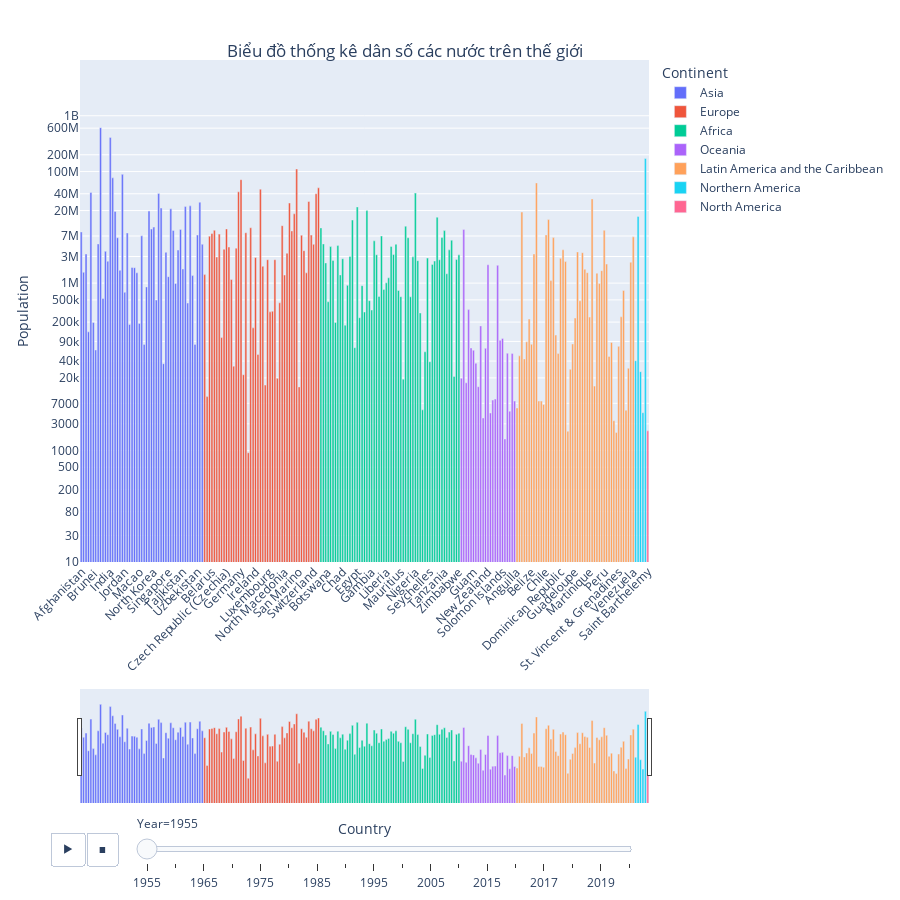

Source (notebook cell):
### Code cell
fig = px.bar(df, x="Country", y="Population", animation_frame="Year", animation_group="Country", color="Continent", log_y=True,range_y=[10,10000000000],height=900)


fig.update_layout(xaxis=dict(rangeslider=dict(visible=True)))
fig.update_xaxes(tickangle=-45)
sliders=fig['layout']['sliders']
updatemenus=fig['layout']['updatemenus']
fig['layout']['updatemenus'][0]['pad']=dict(r= 20, t= 270)
fig['layout']['sliders'][0]['pad']=dict(r= 10, t= 250)
fig.update_layout(
    yaxis={"tickmode": "array",
          "tickvals": pd.to_numeric([f"{n:.1g}" for n in np.geomspace(1, df["Population"].max(), 25)])
           })
fig.update_layout(
    title={
        'text': "Biểu đồ thống kê dân số các nước trên thế giới",
        'y':0.95,
        'x':0.45,
        'xanchor': 'center',
        'yanchor': 'top'})


fig.show()

### Figure 1 — Plotly figure (JSON) as saved in the notebook; plotly's stock layout.template omitted (floating-point values rounded to 4 significant figures)
{"data": [{"alignmentgroup": "True", "hovertemplate": "Continent=Asia<br>Year=1955<br>Country=%{x}<br>Population=%{y}<extra></extra>", "ids": ["Afghanistan", "Armenia", "Azerbaijan", "Bahrain", "Bangladesh", "Bhutan", "Brunei ", "Cambodia", "China", "Cyprus", "Georgia", "Hong Kong", "India", "Indonesia", "Iran", "Iraq", "Israel", "Japan", "Jordan", "Kazakhstan", "Kuwait", "Kyrgyzstan", "Laos", "Lebanon", "Macao", "Malaysia", "Maldives", "Mongolia", "Myanmar", "Nepal", "North Korea", "Oman", "Pakistan", "Philippines", "Qatar", "Saudi Arabia", "Singapore", "South Korea", "Sri Lanka", "State of Palestine", "Syria", "Taiwan", "Tajikistan", "Thailand", "Timor-Leste", "Turkey", "Turkmenistan", "United Arab Emirates", "Uzbekistan", "Vietnam", "Yemen"], "legendgroup": "Asia", "marker": {"color": "#636efa", "pattern": {"shape": ""}}, "name": "Asia", "offsetgroup": "Asia", "orientation": "v", "showlegend": true, "textposition": "auto", "type": "bar", "x": ["Afghanistan", "Armenia", "Azerbaijan", "Bahrain", "Bangladesh", "Bhutan", "Brunei ", "Cambodia", "China", "Cyprus", "Georgia", "Hong Kong", "India", "Indonesia", "Iran", "Iraq", "Israel", "Japan", "Jordan", "Kazakhstan", "Kuwait", "Kyrgyzstan", "Laos", "Lebanon", "Macao", "Malaysia", "Maldives", "Mongolia", "Myanmar", "Nepal", "North Korea", "Oman", "Pakistan", "Philippines", "Qatar", "Saudi Arabia", "Singapore", "South Korea", "Sri Lanka", "State of Palestine", "Syria", "Taiwan", "Tajikistan", "Thailand", "Timor-Leste", "Turkey", "Turkmenistan", "United Arab Emirates", "Uzbekistan", "Vietnam", "Yemen"], "xaxis": "x", "y": [8270991, 1563507, 3329387, 133585, 42086301, 197457, 63356, 5045288, 612241554, 529972, 3713133, 2472658, 409880595, 77273425, 19294127, 6502657, 1691878, 89018257, 682968, 7932521, 181888, 1904062, 1890854, 1532115, 189460, 7038913, 79703, 855103, 19550071, 9316916, 10086991, 495818, 40488030, 22177058, 35866, 3558155, 1305105, 21514570, 8778438, 987755, 3911501, 9189972, 1794416, 23711132, 439223, 24270600, 1364635, 79578, 7277333, 28147443, 4965574], "yaxis": "y"}, {"alignmentgroup": "True", "hovertemplate": "Continent=Europe<br>Year=1955<br>Country=%{x}<br>Population=%{y}<extra></extra>", "ids": ["Albania", "Andorra", "Austria", "Belarus", "Belgium", "Bosnia and Herzegovina", "Bulgaria", "Channel Islands", "Croatia", "Czech Republic (Czechia)", "Denmark", "Estonia", "Faeroe Islands", "Finland", "France", "Germany", "Gibraltar", "Greece", "Holy See", "Hungary", "Iceland", "Ireland", "Isle of Man", "Italy", "Latvia", "Liechtenstein", "Lithuania", "Luxembourg", "Malta", "Moldova", "Monaco", "Montenegro", "Netherlands", "North Macedonia", "Norway", "Poland", "Portugal", "Romania", "Russia", "San Marino", "Serbia", "Slovakia", "Slovenia", "Spain", "Sweden", "Switzerland", "Ukraine", "United Kingdom"], "legendgroup": "Europe", "marker": {"color": "#EF553B", "pattern": {"shape": ""}}, "name": "Europe", "offsetgroup": "Europe", "orientation": "v", "showlegend": true, "textposition": "auto", "type": "bar", "x": ["Albania", "Andorra", "Austria", "Belarus", "Belgium", "Bosnia and Herzegovina", "Bulgaria", "Channel Islands", "Croatia", "Czech Republic (Czechia)", "Denmark", "Estonia", "Faeroe Islands", "Finland", "France", "Germany", "Gibraltar", "Greece", "Holy See", "Hungary", "Iceland", "Ireland", "Isle of Man", "Italy", "Latvia", "Liechtenstein", "Lithuania", "Luxembourg", "Malta", "Moldova", "Monaco", "Montenegro", "Netherlands", "North Macedonia", "Norway", "Poland", "Portugal", "Romania", "Russia", "San Marino", "Serbia", "Slovakia", "Slovenia", "Spain", "Sweden", "Switzerland", "Ukraine", "United Kingdom"], "xaxis": "x", "y": [1419994, 9232, 6953406, 7747210, 8887274, 2936309, 7561493, 105609, 4030415, 9361772, 4440778, 1159231, 32481, 4238275, 43411367, 71537459, 22788, 8011124, 908, 9828494, 157642, 2873415, 52408, 48335578, 2001574, 14830, 2628751, 305261, 313526, 2627012, 19655, 443795, 10709630, 1392449, 3430340, 27269749, 8625532, 17483935, 111355300, 13789, 7234922, 3815402, 1527205, 29048395, 7262623, 4957066, 40019491, 51063902], "yaxis": "y"}, {"alignmentgroup": "True", "hovertemplate": "Continent=Africa<br>Year=1955<br>Country=%{x}<br>Population=%{y}<extra></extra>", "ids": ["Algeria", "Angola", "Benin", "Botswana", "Burkina Faso", "Burundi", "Cabo Verde", "Cameroon", "Central African Republic", "Chad", "Comoros", "Congo", "Côte d'Ivoire", "DR Congo", "Djibouti", "Egypt", "Equatorial Guinea", "Eritrea", "Eswatini", "Ethiopia", "Gabon", "Gambia", "Ghana", "Guinea", "Guinea-Bissau", "Kenya", "Lesotho", "Liberia", "Libya", "Madagascar", "Malawi", "Mali", "Mauritania", "Mauritius", "Mayotte", "Morocco", "Mozambique", "Namibia", "Niger", "Nigeria", "Rwanda", "Réunion", "Saint Helena", "Sao Tome & Principe", "Senegal", "Seychelles", "Sierra Leone", "Somalia", "South Africa", "South Sudan", "Sudan", "Tanzania", "Togo", "Tunisia", "Uganda", "Western Sahara", "Zambia", "Zimbabwe"], "legendgroup": "Africa", "marker": {"color": "#00cc96", "pattern": {"shape": ""}}, "name": "Africa", "offsetgroup": "Africa", "orientation": "v", "showlegend": true, "textposition": "auto", "type": "bar", "x": ["Algeria", "Angola", "Benin", "Botswana", "Burkina Faso", "Burundi", "Cabo Verde", "Cameroon", "Central African Republic", "Chad", "Comoros", "Congo", "Côte d'Ivoire", "DR Congo", "Djibouti", "Egypt", "Equatorial Guinea", "Eritrea", "Eswatini", "Ethiopia", "Gabon", "Gambia", "Ghana", "Guinea", "Guinea-Bissau", "Kenya", "Lesotho", "Liberia", "Libya", "Madagascar", "Malawi", "Mali", "Mauritania", "Mauritius", "Mayotte", "Morocco", "Mozambique", "Namibia", "Niger", "Nigeria", "Rwanda", "Réunion", "Saint Helena", "Sao Tome & Principe", "Senegal", "Seychelles", "Sierra Leone", "Somalia", "South Africa", "South Sudan", "Sudan", "Tanzania", "Togo", "Tunisia", "Uganda", "Western Sahara", "Zambia", "Zimbabwe"], "xaxis": "x", "y": [9774283, 5043247, 2303587, 463359, 4517155, 2537157, 197195, 4706995, 1401341, 2735198, 175903, 911029, 3004421, 13517513, 69589, 23223124, 239873, 899752, 303028, 19947292, 484313, 329661, 5730594, 3229649, 576136, 6987658, 766763, 1011363, 1245358, 4543542, 3270548, 4975398, 738299, 570648, 18985, 10502666, 6508398, 567847, 2955541, 41086100, 2527294, 291658, 5345, 58806, 2808225, 38955, 2165815, 2491542, 15206502, 2619712, 6549298, 8729662, 1473839, 3943540, 5888793, 21147, 2644976, 3213286], "yaxis": "y"}, {"alignmentgroup": "True", "hovertemplate": "Continent=Oceania<br>Year=1955<br>Country=%{x}<br>Population=%{y}<extra></extra>", "ids": ["American Samoa", "Australia", "Cook Islands", "Fiji", "French Polynesia", "Guam", "Kiribati", "Marshall Islands", "Micronesia", "Nauru", "New Caledonia", "New Zealand", "Niue", "Northern Mariana Islands", "Palau", "Papua New Guinea", "Samoa", "Solomon Islands", "Tokelau", "Tonga", "Tuvalu", "Vanuatu", "Wallis & Futuna"], "legendgroup": "Oceania", "marker": {"color": "#ab63fa", "pattern": {"shape": ""}}, "name": "Oceania", "offsetgroup": "Oceania", "orientation": "v", "showlegend": true, "textposition": "auto", "type": "bar", "x": ["American Samoa", "Australia", "Cook Islands", "Fiji", "French Polynesia", "Guam", "Kiribati", "Marshall Islands", "Micronesia", "Nauru", "New Caledonia", "New Zealand", "Niue", "Northern Mariana Islands", "Palau", "Papua New Guinea", "Samoa", "Solomon Islands", "Tokelau", "Tonga", "Tuvalu", "Vanuatu", "Wallis & Futuna"], "xaxis": "x", "y": [19754, 9165707, 16347, 335098, 68854, 62641, 36573, 13894, 171107, 3819, 67748, 2136391, 4694, 7985, 8322, 2086247, 94178, 102002, 1607, 55322, 5069, 54921, 7669], "yaxis": "y"}, {"alignmentgroup": "True", "hovertemplate": "Continent=Latin America and the Caribbean<br>Year=1955<br>Country=%{x}<br>Population=%{y}<extra></extra>", "ids": ["Anguilla", "Antigua and Barbuda", "Argentina", "Aruba", "Bahamas", "Barbados", "Belize", "Bolivia", "Brazil", "British Virgin Islands", "Caribbean Netherlands", "Cayman Islands", "Chile", "Colombia", "Costa Rica", "Cuba", "Curaçao", "Dominica", "Dominican Republic", "Ecuador", "El Salvador", "Falkland Islands", "French Guiana", "Grenada", "Guadeloupe", "Guatemala", "Guyana", "Haiti", "Honduras", "Jamaica", "Martinique", "Mexico", "Montserrat", "Nicaragua", "Panama", "Paraguay", "Peru", "Puerto Rico", "Saint Kitts & Nevis", "Saint Lucia", "Saint Martin", "Sint Maarten", "St. Vincent & Grenadines", "Suriname", "Trinidad and Tobago", "Turks and Caicos", "U.S. Virgin Islands", "Uruguay", "Venezuela"], "legendgroup": "Latin America and the Caribbean", "marker": {"color": "#FFA15A", "pattern": {"shape": ""}}, "name": "Latin America and the Caribbean", "offsetgroup": "Latin America and the Caribbean", "orientation": "v", "showlegend": true, "textposition": "auto", "type": "bar", "x": ["Anguilla", "Antigua and Barbuda", "Argentina", "Aruba", "Bahamas", "Barbados", "Belize", "Bolivia", "Brazil", "British Virgin Islands", "Caribbean Netherlands", "Cayman Islands", "Chile", "Colombia", "Costa Rica", "Cuba", "Curaçao", "Dominica", "Dominican Republic", "Ecuador", "El Salvador", "Falkland Islands", "French Guiana", "Grenada", "Guadeloupe", "Guatemala", "Guyana", "Haiti", "Honduras", "Jamaica", "Martinique", "Mexico", "Montserrat", "Nicaragua", "Panama", "Paraguay", "Peru", "Puerto Rico", "Saint Kitts & Nevis", "Saint Lucia", "Saint Martin", "Sint Maarten", "St. Vincent & Grenadines", "Suriname", "Trinidad and Tobago", "Turks and Caicos", "U.S. Virgin Islands", "Uruguay", "Venezuela"], "xaxis": "x", "y": [5783, 49648, 18789418, 43724, 88631, 227138, 79870, 3331036, 62533919, 7679, 7670, 6677, 7322652, 13775000, 1110087, 6539454, 116916, 54560, 2781336, 3956620, 2432880, 2204, 28490, 81103, 236064, 3625300, 482555, 3514074, 1771352, 1540956, 245675, 32350596, 14233, 1508102, 981080, 1673665, 8858389, 2195516, 48492, 86477, 3408, 2108, 73554, 249000, 739709, 5238, 29682, 2372559, 6744695], "yaxis": "y"}, {"alignmentgroup": "True", "hovertemplate": "Continent=Northern America<br>Year=1955<br>Country=%{x}<br>Population=%{y}<extra></extra>", "ids": ["Bermuda", "Canada", "Greenland", "Saint Pierre & Miquelon", "United States"], "legendgroup": "Northern America", "marker": {"color": "#19d3f3", "pattern": {"shape": ""}}, "name": "Northern America", "offsetgroup": "Northern America", "orientation": "v", "showlegend": true, "textposition": "auto", "type": "bar", "x": ["Bermuda", "Canada", "Greenland", "Saint Pierre & Miquelon", "United States"], "xaxis": "x", "y": [40708, 15673763, 25846, 4755, 171685336], "yaxis": "y"}, {"alignmentgroup": "True", "hovertemplate": "Continent=North America<br>Year=1955<br>Country=%{x}<br>Population=%{y}<extra></extra>", "ids": ["Saint Barthelemy"], "legendgroup": "North America", "marker": {"color": "#FF6692", "pattern": {"shape": ""}}, "name": "North America", "offsetgroup": "North America", "orientation": "v", "showlegend": true, "textposition": "auto", "type": "bar", "x": ["Saint Barthelemy"], "xaxis": "x", "y": [2245], "yaxis": "y"}], "layout": {"barmode": "relative", "height": 900, "legend": {"title": {"text": "Continent"}, "tracegroupgap": 0}, "margin": {"t": 60}, "sliders": [{"active": 0, "currentvalue": {"prefix": "Year="}, "len": 0.9, "pad": {"r": 10, "t": 250}, "steps": [{"args": [["1955"], {"frame": {"duration": 0, "redraw": true}, "fromcurrent": true, "mode": "immediate", "transition": {"duration": 0, "easing": "linear"}}], "label": "1955", "method": "animate"}, {"args": [["1960"], {"frame": {"duration": 0, "redraw": true}, "fromcurrent": true, "mode": "immediate", "transition": {"duration": 0, "easing": "linear"}}], "label": "1960", "method": "animate"}, {"args": [["1965"], {"frame": {"duration": 0, "redraw": true}, "fromcurrent": true, "mode": "immediate", "transition": {"duration": 0, "easing": "linear"}}], "label": "1965", "method": "animate"}, {"args": [["1970"], {"frame": {"duration": 0, "redraw": true}, "fromcurrent": true, "mode": "immediate", "transition": {"duration": 0, "easing": "linear"}}], "label": "1970", "method": "animate"}, {"args": [["1975"], {"frame": {"duration": 0, "redraw": true}, "fromcurrent": true, "mode": "immediate", "transition": {"duration": 0, "easing": "linear"}}], "label": "1975", "method": "animate"}, {"args": [["1980"], {"frame": {"duration": 0, "redraw": true}, "fromcurrent": true, "mode": "immediate", "transition": {"duration": 0, "easing": "linear"}}], "label": "1980", "method": "animate"}, {"args": [["1985"], {"frame": {"duration": 0, "redraw": true}, "fromcurrent": true, "mode": "immediate", "transition": {"duration": 0, "easing": "linear"}}], "label": "1985", "method": "animate"}, {"args": [["1990"], {"frame": {"duration": 0, "redraw": true}, "fromcurrent": true, "mode": "immediate", "transition": {"duration": 0, "easing": "linear"}}], "label": "1990", "method": "animate"}, {"args": [["1995"], {"frame": {"duration": 0, "redraw": true}, "fromcurrent": true, "mode": "immediate", "transition": {"duration": 0, "easing": "linear"}}], "label": "1995", "method": "animate"}, {"args": [["2000"], {"frame": {"duration": 0, "redraw": true}, "fromcurrent": true, "mode": "immediate", "transition": {"duration": 0, "easing": "linear"}}], "label": "2000", "method": "animate"}, {"args": [["2005"], {"frame": {"duration": 0, "redraw": true}, "fromcurrent": true, "mode": "immediate", "transition": {"duration": 0, "easing": "linear"}}], "label": "2005", "method": "animate"}, {"args": [["2010"], {"frame": {"duration": 0, "redraw": true}, "fromcurrent": true, "mode": "immediate", "transition": {"duration": 0, "easing": "linear"}}], "label": "2010", "method": "animate"}, {"args": [["2015"], {"frame": {"duration": 0, "redraw": true}, "fromcurrent": true, "mode": "immediate", "transition": {"duration": 0, "easing": "linear"}}], "label": "2015", "method": "animate"}, {"args": [["2016"], {"frame": {"duration": 0, "redraw": true}, "fromcurrent": true, "mode": "immediate", "transition": {"duration": 0, "easing": "linear"}}], "label": "2016", "method": "animate"}, {"args": [["2017"], {"frame": {"duration": 0, "redraw": true}, "fromcurrent": true, "mode": "immediate", "transition": {"duration": 0, "easing": "linear"}}], "label": "2017", "method": "animate"}, {"args": [["2018"], {"frame": {"duration": 0, "redraw": true}, "fromcurrent": true, "mode": "immediate", "transition": {"duration": 0, "easing": "linear"}}], "label": "2018", "method": "animate"}, {"args": [["2019"], {"frame": {"duration": 0, "redraw": true}, "fromcurrent": true, "mode": "immediate", "transition": {"duration": 0, "easing": "linear"}}], "label": "2019", "method": "animate"}, {"args": [["2020"], {"frame": {"duration": 0, "redraw": true}, "fromcurrent": true, "mode": "immediate", "transition": {"duration": 0, "easing": "linear"}}], "label": "2020", "method": "animate"}], "x": 0.1, "xanchor": "left", "y": 0, "yanchor": "top"}], "title": {"text": "Biểu đồ thống kê dân số các nước trên thế giới", "x": 0.45, "xanchor": "center", "y": 0.95, "yanchor": "top"}, "updatemenus": [{"buttons": [{"args": [null, {"frame": {"duration": 500, "redraw": true}, "fromcurrent": true, "mode": "immediate", "transition": {"duration": 500, "easing": "linear"}}], "label": "&#9654;", "method": "animate"}, {"args": [[null], {"frame": {"duration": 0, "redraw": true}, "fromcurrent": true, "mode": "immediate", "transition": {"duration": 0, "easing": "linear"}}], "label": "&#9724;", "method": "animate"}], "direction": "left", "pad": {"r": 20, "t": 270}, "showactive": false, "type": "buttons", "x": 0.1, "xanchor": "right", "y": 0, "yanchor": "top"}], "xaxis": {"anchor": "y", "domain": [0, 1], "rangeslider": {"visible": true}, "tickangle": -45, "title": {"text": "Country"}}, "yaxis": {"anchor": "x", "domain": [0, 1], "range": [1, 10], "tickmode": "array", "tickvals": [1, 2, 6, 10, 30, 80, 200, 500, 1000, 3000, 7000, 20000, 40000, 90000, 200000, 500000, 1000000, 3000000, 7000000, 20000000, 40000000, 100000000, 200000000, 600000000, 1000000000], "title": {"text": "Population"}, "type": "log"}}}
